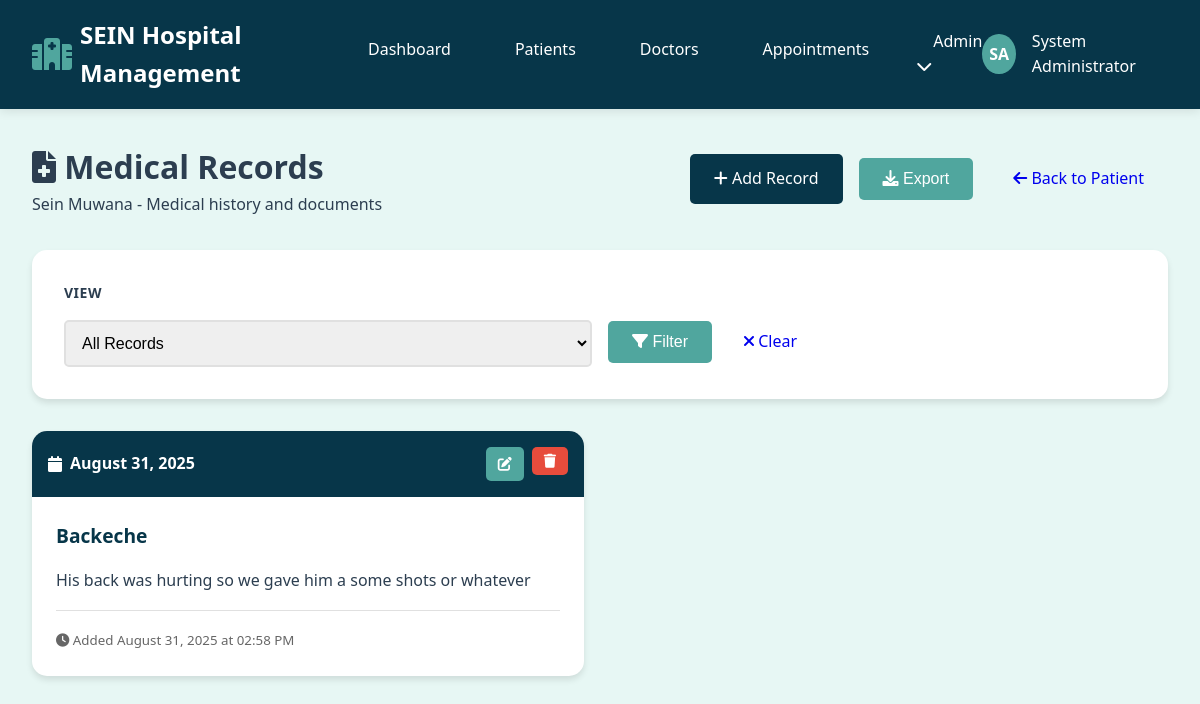
/patients/1/records (signed in), run on the app's committed database.
### hospital/app.py (models this page shows, shortened)
class Patient(db.Model):
    id = db.Column(db.Integer, primary_key=True)
    first_name = db.Column(db.String(50), nullable=False)
    last_name = db.Column(db.String(50), nullable=False)
    date_of_birth = db.Column(db.Date, nullable=False)
    gender = db.Column(db.String(10), nullable=False)
    phone = db.Column(db.String(20))
    email = db.Column(db.String(100))
    address = db.Column(db.Text)
    emergency_contact = db.Column(db.String(100))
    emergency_phone = db.Column(db.String(20))
    created_at = db.Column(db.DateTime, default=datetime.utcnow)
    appointments = db.relationship('Appointment', backref='patient_ref', lazy=True)
    medical_records = db.relationship('MedicalRecord', backref='patient_ref', lazy=True)

class MedicalRecord(db.Model):
    id = db.Column(db.Integer, primary_key=True)
    patient_id = db.Column(db.Integer, db.ForeignKey('patient.id'), nullable=False)
    diagnosis = db.Column(db.String(200), nullable=False)
    description = db.Column(db.Text)
    file_path = db.Column(db.String(255))
    file_name = db.Column(db.String(255))
    record_date = db.Column(db.Date, nullable=False)
    created_at = db.Column(db.DateTime, default=datetime.utcnow)

### hospital/app.py (the view)
@app.route('/patients/<int:patient_id>/records')
def patient_records(patient_id):
    if 'user_id' not in session:
        return redirect(url_for('login'))
    patient = Patient.query.get_or_404(patient_id)
    view_filter = request.args.get('filter', 'all')  # all, recent, date, diagnosis
    date_filter = request.args.get('date', '')
    diagnosis_filter = request.args.get('diagnosis', '')
    query = MedicalRecord.query.filter_by(patient_id=patient_id)
    if view_filter == 'recent':
        thirty_days_ago = date.today() - timedelta(days=30)
        query = query.filter(MedicalRecord.record_date >= thirty_days_ago)
    elif view_filter == 'date' and date_filter:
        try:
            filter_date = datetime.strptime(date_filter, '%Y-%m-%d').date()
            query = query.filter(MedicalRecord.record_date == filter_date)
        except ValueError:
            pass
    elif view_filter == 'diagnosis' and diagnosis_filter:
        query = query.filter(MedicalRecord.diagnosis.contains(diagnosis_filter))
    records = query.order_by(MedicalRecord.record_date.desc()).all()
    all_diagnoses = db.session.query(MedicalRecord.diagnosis.distinct())\
                             .filter_by(patient_id=patient_id)\
                             .all()
    diagnoses = [d[0] for d in all_diagnoses if d[0]]
    return render_template('patients/records.html',
                         patient=patient,
                         records=records,
                         diagnoses=diagnoses,
                         view_filter=view_filter,
                         date_filter=date_filter,
                         diagnosis_filter=diagnosis_filter)

### hospital/templates/patients/records.html (shortened to what this page needs)
{% extends "base.html" %}
{% block content %}
<div class="page-header">
    <div class="page-title">
        <h1><i class="fas fa-file-medical"></i> Medical Records</h1>
        <p>{{ patient.first_name }} {{ patient.last_name }} - Medical history and documents</p>
    </div>
    <div class="page-actions">
        <a href="{{ url_for('add_medical_record', patient_id=patient.id) }}" class="btn btn-primary">
            <i class="fas fa-plus"></i> Add Record
        </a>
        <div class="export-dropdown">
            <button class="btn btn-secondary dropdown-toggle" onclick="toggleExportMenu()">
                <i class="fas fa-download"></i> Export
            </button>
        </div>
        <a href="{{ url_for('patient_detail', patient_id=patient.id) }}" class="btn btn-outline">
            <i class="fas fa-arrow-left"></i> Back to Patient
        </a>
    </div>
</div>
<div class="filters-section">
    <form method="GET" class="filters-form">
        <div class="filters-grid">
            <div class="filter-group">
                <label for="filter">View</label>
                <select id="filter" name="filter" class="form-control" onchange="toggleFilterInputs()">
                    <option value="all" {% if view_filter == 'all' %}selected{% endif %}>All Records</option>
                </select>
            </div>
            <div class="filter-actions">
                <button type="submit" class="btn btn-secondary">
                    <i class="fas fa-filter"></i> Filter
                </button>
                <a href="{{ url_for('patient_records', patient_id=patient.id) }}" class="btn btn-outline">
                    <i class="fas fa-times"></i> Clear
                </a>
            </div>
        </div>
    </form>
</div>
<div class="records-container">
    {% if records %}
    <div class="records-grid">
        {% for record in records %}
        <div class="record-card">
            <div class="record-header">
                <div class="record-date">
                    <i class="fas fa-calendar"></i>
                    {{ record.record_date.strftime('%B %d, %Y') }}
                </div>
                <div class="record-actions">
                    <a href="{{ url_for('edit_medical_record', patient_id=patient.id, record_id=record.id) }}"
                       class="btn btn-sm btn-secondary">
                        <i class="fas fa-edit"></i>
                    </a>
                    <form method="POST" action="{{ url_for('delete_medical_record', patient_id=patient.id, record_id=record.id) }}"
                          style="display: inline;"
                          onsubmit="return confirm('Are you sure you want to delete this medical record?')">
                        <button type="submit" class="btn btn-sm btn-danger">
                            <i class="fas fa-trash"></i>
                        </button>
                    </form>
                </div>
            </div>
            <div class="record-content">
                <h4 class="diagnosis">{{ record.diagnosis }}</h4>
                {% if record.description %}
                <p class="description">{{ record.description }}</p>
                {% endif %}
                <div class="record-meta">
                    <small class="text-muted">
                        <i class="fas fa-clock"></i>
                        Added {{ record.created_at.strftime('%B %d, %Y at %I:%M %p') }}
                    </small>
                </div>
            </div>
        </div>
        {% endfor %}
    </div>
    {% endif %}
</div>
{% endblock %}

### hospital/static/css/style.css (style rules this page uses)
:root { --primary-color: #073649; --secondary-color: #e7f7f4; --accent-color: #50a69e; --text-dark: #2c3e50; --text-light: #ffffff; --border-color: #e0e0e0; --success-color: #27ae60; --error-color: #e74c3c; --warning-color: #f39c12; --text-muted: #6c757d; }
* { margin: 0; padding: 0; box-sizing: border-box; }
body { font-family: "Segoe UI", Tahoma, Geneva, Verdana, sans-serif; background-color: var(--secondary-color); color: var(--text-dark); line-height: 1.6; }
.form-control { width: 100%; padding: 0.75rem; border: 2px solid var(--border-color); border-radius: 5px; font-size: 1rem; transition: border-color 0.3s ease; }
.btn { padding: 0.75rem 1.5rem; border: none; border-radius: 5px; font-size: 1rem; cursor: pointer; text-decoration: none; display: inline-block; text-align: center; transition: all 0.3s ease; }
.btn-primary { background-color: var(--primary-color); color: var(--text-light); }
.btn-secondary { background-color: var(--accent-color); color: var(--text-light); }
.btn-danger { background-color: var(--error-color); color: var(--text-light); }
.btn-sm { padding: 0.375rem 0.75rem; font-size: 0.875rem; }
.filters-section { background: white; padding: 1.5rem; border-radius: 12px; box-shadow: 0 2px 8px rgba(0, 0, 0, 0.1); margin-bottom: 2rem; }
.filters-form { display: flex; flex-direction: column; gap: 1.5rem; }
.filters-grid { display: grid; grid-template-columns: repeat(auto-fit, minmax(200px, 1fr)); gap: 1rem; align-items: end; }
.filter-group { display: flex; flex-direction: column; gap: 0.5rem; }
.filter-group label { font-weight: 600; color: var(--text-dark); font-size: 0.875rem; text-transform: uppercase; letter-spacing: 0.5px; }
.filter-actions { display: flex; gap: 0.75rem; align-items: center; }

### hospital/templates/patients/records.html (style rules this page uses)
.page-header { display: flex; justify-content: space-between; align-items: center; margin-bottom: 2rem; flex-wrap: wrap; gap: 1rem; }
.page-actions { display: flex; gap: 1rem; align-items: center; }
.export-dropdown { position: relative; }
.filters-section { background: white; padding: 2rem; border-radius: 15px; box-shadow: 0 4px 6px rgba(0, 0, 0, 0.1); margin-bottom: 2rem; }
.filters-grid { display: grid; grid-template-columns: repeat(auto-fit, minmax(200px, 1fr)); gap: 1rem; align-items: end; }
.filter-group label { display: block; margin-bottom: 0.5rem; font-weight: 600; color: var(--text-dark); }
.filter-actions { display: flex; gap: 0.5rem; }
.records-grid { display: grid; grid-template-columns: repeat(auto-fill, minmax(400px, 1fr)); gap: 2rem; }
.record-card { background: white; border-radius: 15px; box-shadow: 0 4px 6px rgba(0, 0, 0, 0.1); overflow: hidden; transition: transform 0.3s ease; }
.record-header { background: var(--primary-color); color: white; padding: 1rem; display: flex; justify-content: space-between; align-items: center; }
.record-date { display: flex; align-items: center; gap: 0.5rem; font-weight: 600; }
.record-actions { display: flex; gap: 0.5rem; }
.record-content { padding: 1.5rem; }
.diagnosis { color: var(--primary-color); margin-bottom: 1rem; font-size: 1.2rem; }
.description { color: var(--text-dark); margin-bottom: 1rem; line-height: 1.6; }
.record-meta { border-top: 1px solid var(--border-color); padding-top: 1rem; }
.text-muted { color: #666; }

### data on the page
Patient: first_name "Sein", last_name "Muwana"
MedicalRecord: record_date "August 31, 2025", diagnosis "Backeche", description "His back was hurting so we gave him a some shots or whatever", created_at "August 31, 2025 at 02:58 PM"

### other printed values
{{ session.first_name[0] }} "S"
{{ session.last_name[0] }} "A"
{{ session.first_name }} "System"
{{ session.last_name }} "Administrator"
